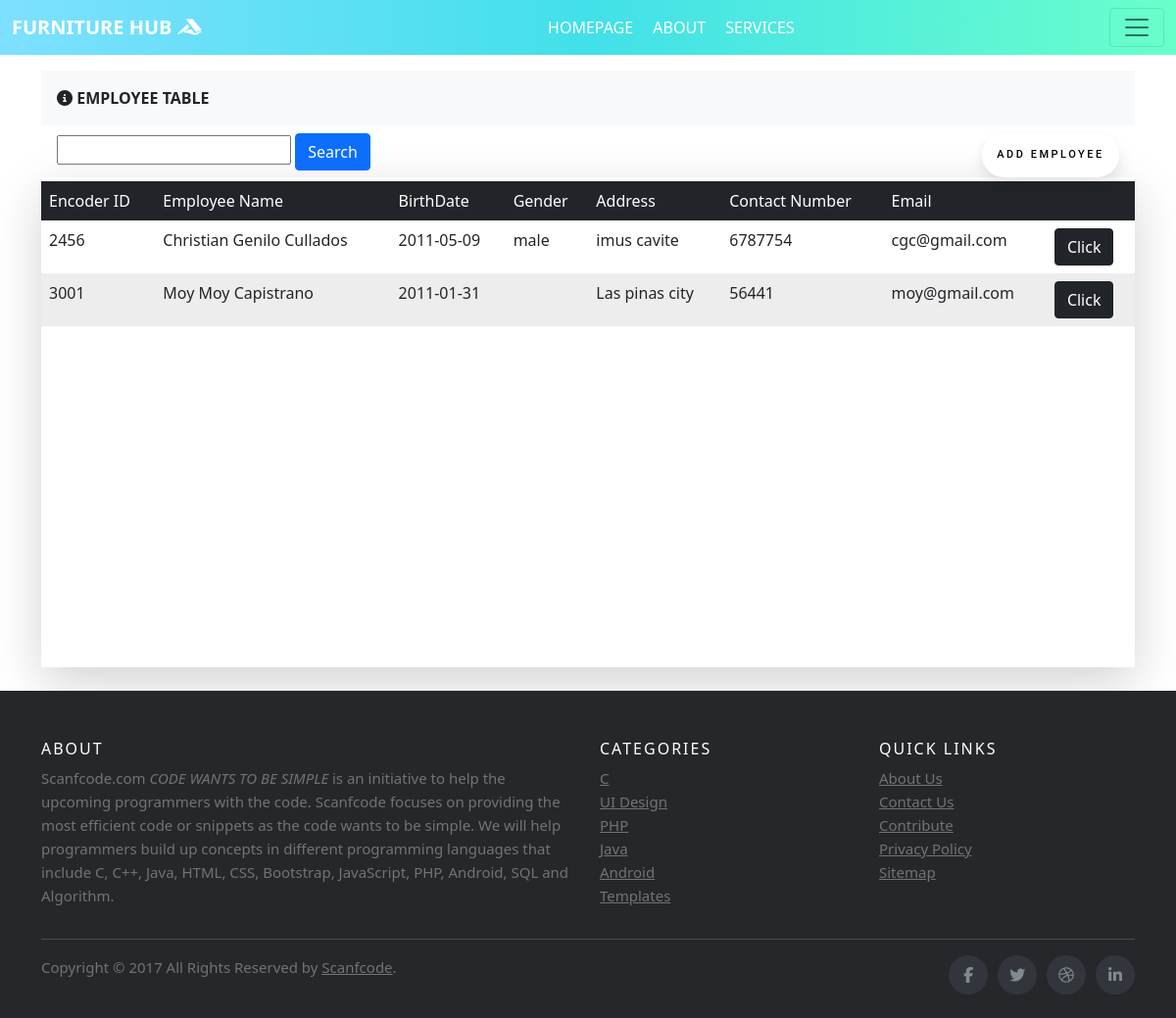
Screenshot of /employeetable.php with the database file from the repository.
### tables this page shows
CREATE TABLE `employee_tbl` (
  `EncoderID` bigint(20) NOT NULL,
  `FirstName` text NOT NULL,
  `MidName` varchar(50) NOT NULL,
  `LastName` varchar(50) NOT NULL,
  `BirthDate` date NOT NULL,
  `Gender` varchar(10) NOT NULL,
  `Address` text NOT NULL,
  `ContactNos` varchar(25) NOT NULL,
  `EmailAddress` text NOT NULL,
  `username` varchar(250) NOT NULL,
  `Password` varchar(250) NOT NULL,
  `BloodType` varchar(5) NOT NULL
);

### employeetable.php (the view, shortened to what this page needs)
<!DOCTYPE html>
<html>
<head>
</head>
<link href="https://cdn.jsdelivr.net/npm/bootstrap@5.1.3/dist/css/bootstrap.min.css" rel="stylesheet">
<link rel="stylesheet" href="orderstyle/orderstyle.css">
<body>
<nav class="navbar navbar-light  fixed-top " style="background: rgb(126,224,255);
background: linear-gradient(90deg, rgba(126,224,255,1) 0%, rgba(66,224,233,1) 50%, rgba(105,255,203,1) 100%);">
  <div class="container-fluid" >
  	<a class="navbar-brand fw-bold text-white" href="#">FURNITURE HUB <i class="fab fa-accusoft"></i></a>
  	<ul class="my-auto ">
       <a class="navbar-brand fs-6 text-white active">HOMEPAGE</a>
       <a class="navbar-brand fs-6 text-white" href="#">ABOUT</a>
       <a class="navbar-brand fs-6 text-white" href="#">SERVICES</a>
   </ul>
    <button class="navbar-toggler" type="button" data-bs-toggle="offcanvas" data-bs-target="#offcanvasNavbar" aria-controls="offcanvasNavbar">
      <span class="navbar-toggler-icon"></span>
    </button>
  </div>
</nav>
<br><br><br>
<div class="container">
  <div class="p-3 mb-2 bg-light fw-bold"><i class="fas fa-info-circle mr-1"></i> EMPLOYEE TABLE</div>
</div>
<div class="container">
<div class="d-flex " style="border: 0px solid black; ">
  <div class="me-auto mx-3">
  <nav >
   <input type="search" id = "search" class="firstname text text-box">
          <button onclick ="search()" onkeyup="search()" onchange="search()" class="btn btn-primary">Search</button>
</nav>
    </div>
      <div class="mx-3">
        <a href="Employee_Insert.php" style="text-decoration: none;"><div class="wrap"><button class="button">ADD EMPLOYEE</button></div>
          </a>
      </div>
  </div>
  <div class=" shadow-lg">
  <div id="table-wrapper ">
      <div id="table-scroll">
  <table   class="table table-hover my-1 caption-top table-borderless">
  <thead class="table-dark">
    <tr >
      <th class="fw-light">Encoder ID</th>
      <th class="fw-light">Employee Name</th>
      <th class="fw-light">BirthDate</th>
      <th class="fw-light">Gender</th>
      <th class="fw-light">Address</th>
      <th class="fw-light">Contact Number</th>
      <th class="fw-light">Email</th>
      <th class="fw-light"></th>
    </tr>
  </thead>
      <tbody class="color">
               <?php
        include 'connection.php';
        $sql = "SELECT * FROM employee_tbl";
        $result = $db->query($sql);
        if($result->num_rows>0){
         while($row=$result->fetch_assoc()){
          $order_id = $row["EncoderID"];
          $customer_id = $row["FirstName"];
          $orderdetails_id =$row["MidName"];
          $order_amt = $row["LastName"];
          $order_stat = $row["BirthDate"];
          $encoder_id = $row["Gender"];
          $remarks = $row["Address"];
          $contact = $row["ContactNos"];
          $email = $row["EmailAddress"];
           echo
          "<tr row_id='$order_id'>
            <td>$order_id</td>"
          ."<td>$customer_id "."$orderdetails_id "."$order_amt</td>"
          ."<td>$order_stat</td>"
          ."<td>$encoder_id</td>"
          ."<td>$remarks</td>"
          ."<td>$contact</td>"
          ."<td>$email</td>"
           . "<td><button type='button' class='btn btn-dark'>Click</button></td>
           </tr>";
          }
          echo "</table>";
          }else{
         echo "0 results";}
        ?>
      </div>
    </div>
  </div>
  </div>
<br>
    <footer class="site-footer">
      <div class="container">
        <div class="row">
          <div class="col-sm-12 col-md-6">
            <h6>About</h6>
            <p class="text-justify">Scanfcode.com <i>CODE WANTS TO BE SIMPLE </i> is an initiative  to help the upcoming programmers with the code. Scanfcode focuses on providing the most efficient code or snippets as the code wants to be simple. We will help programmers build up concepts in different programming languages that include C, C++, Java, HTML, CSS, Bootstrap, JavaScript, PHP, Android, SQL and Algorithm.</p>
          </div>
          <div class="col-xs-6 col-md-3">
            <h6>Categories</h6>
            <ul class="footer-links">
              <li><a href="http://scanfcode.com/category/c-language/">C</a></li>
              <li><a href="http://scanfcode.com/category/front-end-development/">UI Design</a></li>
              <li><a href="http://scanfcode.com/category/back-end-development/">PHP</a></li>
              <li><a href="http://scanfcode.com/category/java-programming-language/">Java</a></li>
              <li><a href="http://scanfcode.com/category/android/">Android</a></li>
              <li><a href="http://scanfcode.com/category/templates/">Templates</a></li>
            </ul>
          </div>
          <div class="col-xs-6 col-md-3">
            <h6>Quick Links</h6>
            <ul class="footer-links">
              <li><a href="http://scanfcode.com/about/">About Us</a></li>
              <li><a href="http://scanfcode.com/contact/">Contact Us</a></li>
              <li><a href="http://scanfcode.com/contribute-at-scanfcode/">Contribute</a></li>
              <li><a href="http://scanfcode.com/privacy-policy/">Privacy Policy</a></li>
              <li><a href="http://scanfcode.com/sitemap/">Sitemap</a></li>
            </ul>
          </div>
        </div>
        <hr>
      </div>
      <div class="container">
        <div class="row">
          <div class="col-md-8 col-sm-6 col-xs-12">
            <p class="copyright-text">Copyright &copy; 2017 All Rights Reserved by
         <a href="#">Scanfcode</a>.
            </p>
          </div>
          <div class="col-md-4 col-sm-6 col-xs-12">
            <ul class="social-icons">
              <li><a class="facebook" href="#"><i class="fa fa-facebook"></i></a></li>
              <li><a class="twitter" href="#"><i class="fa fa-twitter"></i></a></li>
              <li><a class="dribbble" href="#"><i class="fa fa-dribbble"></i></a></li>
              <li><a class="linkedin" href="#"><i class="fa fa-linkedin"></i></a></li>
            </ul>
          </div>
        </div>
      </div>
</footer>
</body>
</html>

### orderstyle/orderstyle.css (style rules this page uses)
html { scroll-behavior: smooth; }
.site-footer { background-color:#26272b; padding:45px 0 20px; font-size:15px; line-height:24px; color:#737373; }
.site-footer hr { border-top-color:#bbb; opacity:0.5 }
.site-footer h6 { color:#fff; font-size:16px; text-transform:uppercase; margin-top:5px; letter-spacing:2px }
.site-footer a { color:#737373; }
.footer-links { padding-left:0; list-style:none }
.footer-links li { display:block }
.footer-links a { color:#737373 }
.site-footer .social-icons { text-align:right }
.site-footer .social-icons a { width:40px; height:40px; line-height:40px; margin-left:6px; margin-right:0; border-radius:100%; background-color:#33353d }
.copyright-text { margin:0 }
.social-icons { padding-left:0; margin-bottom:0; list-style:none }
.social-icons li { display:inline-block; margin-bottom:4px }
.social-icons a { background-color:#eceeef; color:#818a91; font-size:16px; display:inline-block; line-height:44px; width:44px; height:44px; text-align:center; margin-right:8px; border-radius:100%; -webkit-transition:all .2s linear; -o-transition:all .2s linear; transition:all .2s linear }

### employeetable.php (style rules this page uses)
table thead { background: #D91100; }
table thead tr th { color: white; pointer-events: none; }
.color tr:nth-child(even) { background-color: #ededed; }
.color td, .color th { padding: 8px; }
#table-scroll { height:500px; overflow-y:auto; overflow-x: hidden; width: auto; }
.wrap { height: 100%; display: flex; align-items: center; justify-content: center; }
.button { width: 140px; height: 45px; font-family: 'Roboto', sans-serif; font-size: 11px; text-transform: uppercase; letter-spacing: 2.5px; font-weight: 500; color: #000; background-color: #fff; border: none; border-radius: 45px; box-shadow: 0px 8px 15px rgba(0, 0, 0, 0.1); transition: all 0.3s ease 0s; cursor: pointer; outline: none; }

### rows the page displays
employee_tbl: EncoderID "2456", FirstName "Christian", MidName "Genilo", LastName "Cullados", BirthDate "2011-05-09", Gender "male", Address "imus cavite", ContactNos "6787754", EmailAddress "cgc@gmail.com"
employee_tbl: EncoderID "3001", FirstName "Moy", MidName "Moy", LastName "Capistrano", BirthDate "2011-01-31", Address "Las pinas city", ContactNos "56441", EmailAddress "moy@gmail.com"
